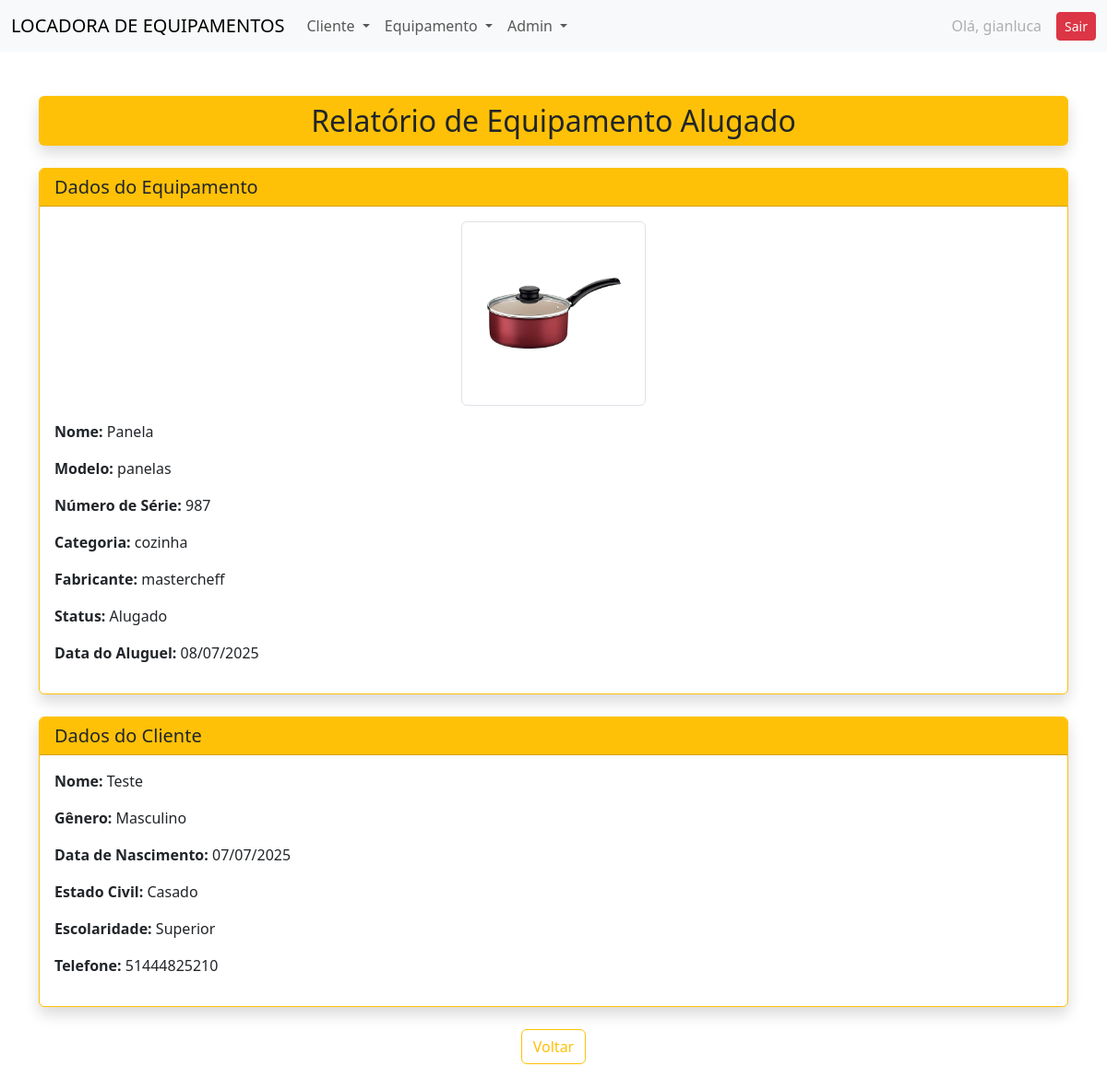
/locadora/relatorio/equipamento/5/ (signed in), run on the app's committed database.
### locadora/models.py (models this page shows, shortened)
class Equipamento(models.Model):
    nome = models.CharField(max_length=100)
    modelo = models.CharField(max_length=100, blank=True, null=True)
    numero_serie = models.CharField(max_length=100, blank=True, null=True)
    status = models.CharField(
        max_length=20,
        choices=STATUS_CHOICES,
        default='DISPONIVEL'
    )
    categoria = models.CharField(max_length=100, blank=True, null=True)
    fabricante = models.CharField(max_length=100, blank=True, null=True)
    em_manutencao = models.BooleanField(default=False)
    data_alugado = models.DateField(null=True, blank=True)
    foto = StdImageField(
        upload_to='fotos/equipamentos',
        variations={'thumb': (150, 150), 'medium': (300, 300)},
        blank=True,
        null=True
    )

class Usuario(models.Model):
    nome = models.CharField(max_length=100)
    data_nascimento = models.DateField()
    cpf = models.CharField(max_length=14, unique=True)
    genero = models.CharField(max_length=2, choices=GENERO_CHOICES)
    estado_civil = models.CharField(max_length=30, choices=ESTADO_CIVIL_CHOICES)
    escolaridade = models.CharField(max_length=50, choices=ESCOLARIDADE_CHOICES)
    equipamento = models.ForeignKey(Equipamento, on_delete=models.SET_NULL, null=True, blank=True)
    ativo = models.BooleanField(default=True)
    telefone = models.CharField(max_length=15, blank=True, null=True)
    cidade = models.CharField(max_length=100, blank=True, null=True)
    bairro = models.CharField(max_length=100, blank=True, null=True)
    rua = models.CharField(max_length=100, blank=True, null=True)
    numero = models.CharField(max_length=10, blank=True, null=True)
    complemento = models.CharField(max_length=100, blank=True, null=True)

### locadora/views.py (the view)
# urls.py: path('relatorio/equipamento/<int:id>/', views.relatorio_equipamento, name='relatorio_equipamento'),
@login_required
def relatorio_equipamento(request, id):
    try:
        equipamento = Equipamento.objects.get(id=id, status='ALUGADO')
    except Equipamento.DoesNotExist:
        messages.error(request, "Equipamento não encontrado ou não está alugado.")
        return redirect('equipamentos_alugados')
    cliente = Usuario.objects.filter(equipamento=equipamento, ativo=True).first()
    dados = {
        'equipamento': equipamento,
        'cliente': cliente,
    }
    return render(request, 'locadora/relatorio_equipamento.html', dados)

### locadora/templates/locadora/relatorio_equipamento.html
{% extends 'locadora/base.html' %}
{% block content %}
<div class="container my-5">
    <h2 class="text-center bg-warning text-dark py-2 rounded shadow">Relatório de Equipamento Alugado</h2>
    <div class="card border-warning shadow mt-4">
        <div class="card-header bg-warning text-dark">
            <h5 class="mb-0">Dados do Equipamento</h5>
        </div>
        <div class="card-body">
            {% if equipamento.foto %}
                <div class="text-center mb-3">
                    <img src="{{ equipamento.foto.url }}" alt="Foto do equipamento" class="img-thumbnail" width="200">
                </div>
            {% endif %}
            <p><strong>Nome:</strong> {{ equipamento.nome }}</p>
            <p><strong>Modelo:</strong> {{ equipamento.modelo }}</p>
            <p><strong>Número de Série:</strong> {{ equipamento.numero_serie }}</p>
            <p><strong>Categoria:</strong> {{ equipamento.categoria }}</p>
            <p><strong>Fabricante:</strong> {{ equipamento.fabricante }}</p>
            <p><strong>Status:</strong> {{ equipamento.get_status_display }}</p>
            <p><strong>Data do Aluguel:</strong> {{ equipamento.data_alugado|date:"d/m/Y" }}</p>
        </div>
    </div>
    {% if cliente %}
    <div class="card border-warning shadow mt-4">
        <div class="card-header bg-warning text-dark">
            <h5 class="mb-0">Dados do Cliente</h5>
        </div>
        <div class="card-body">
            <p><strong>Nome:</strong> {{ cliente.nome }}</p>
            <p><strong>Gênero:</strong> {{ cliente.get_genero_display }}</p>
            <p><strong>Data de Nascimento:</strong> {{ cliente.data_nascimento|date:"d/m/Y" }}</p>
            <p><strong>Estado Civil:</strong> {{ cliente.get_estado_civil_display }}</p>
            <p><strong>Escolaridade:</strong> {{ cliente.get_escolaridade_display }}</p>
            <p><strong>Telefone:</strong> {{ cliente.telefone }}</p>
        </div>
    </div>
    {% else %}
        <div class="alert alert-warning mt-4 shadow">
            Nenhum cliente vinculado a este equipamento.
        </div>
    {% endif %}
    <div class="text-center mt-4">
        <a href="{% url 'equipamentos_alugados' %}" class="btn btn-outline-warning">Voltar</a>
    </div>
</div>
{% endblock %}

### locadora/templates/locadora/partials/_menu.html (shortened to what this page needs)
<nav class="navbar navbar-expand-lg bg-body-tertiary">
  <div class="container-fluid">
    <a class="navbar-brand" href="#">LOCADORA DE EQUIPAMENTOS</a>
    <div class="collapse navbar-collapse" id="navbarNavDropdown">
      <ul class="navbar-nav">
        <li class="nav-item dropdown">
          <a class="nav-link dropdown-toggle" href="#" role="button" data-bs-toggle="dropdown" aria-expanded="false">
            Cliente
          </a>
        </li>
        <li class="nav-item dropdown">
          <a class="nav-link dropdown-toggle" href="#" role="button" data-bs-toggle="dropdown" aria-expanded="false">
            Equipamento
          </a>
        </li>
        <li class="nav-item dropdown">
          <a class="nav-link dropdown-toggle" href="#" role="button" data-bs-toggle="dropdown" aria-expanded="false">
            Admin
          </a>
        </li>
      </ul>
      {% if user.is_authenticated %}
      <ul class="navbar-nav ms-auto">
        <li class="nav-item">
          <div class="d-flex align-items-center gap-2">
            <span class="nav-link disabled mb-0">Olá, {{ user.username }}</span>
            <a class="btn btn-danger btn-sm" href="{% url 'logout' %}">Sair</a>
          </div>
        </li>
      </ul>
      {% endif %}
    </div>
  </div>
</nav>

### data on the page
Equipamento: foto (picture), nome "Panela", modelo "panelas", numero_serie "987", categoria "cozinha", fabricante "mastercheff", status "Alugado", data_alugado "08/07/2025"
Usuario: nome "Teste", genero "Masculino", data_nascimento "07/07/2025", estado_civil "Casado", escolaridade "Superior", telefone "51444825210"

### other printed values
{{ user.username }} "gianluca"
